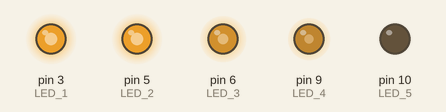
A sketch run on a simulated Arduino Uno, built with avr-gcc and run on an emulated ATmega328P. On the bench: output pins drawn as LEDs (lit = HIGH).

Above: at 0.15 s.
At 0.75 s:
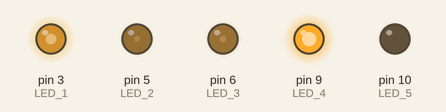
At 6.77 s:
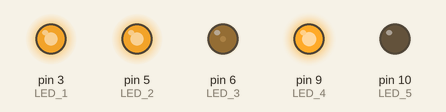
At 13.4 s:
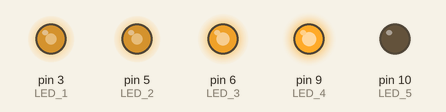
At 20.02 s:
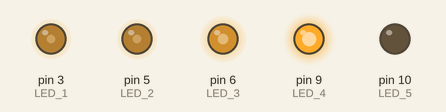
At 26.65 s:
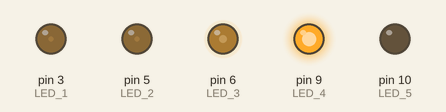
Timing chart, 0 to 26.6 s (numbered marks = the images above):
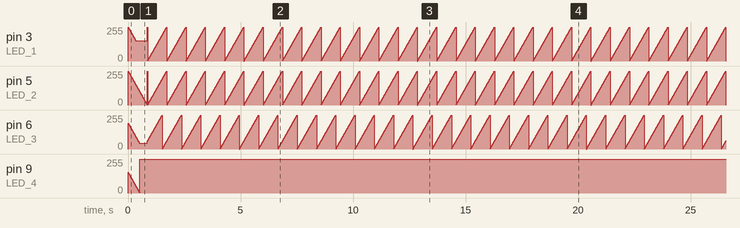

The sketch:

LED_Gas_Flame.ino
```cpp
/*
 * LED Gas Flame Effect
 *
 * This sketch mimics a natural gas flame. It is based on a Jacklyn Smith
 * Christmas Lantern purchased from Kmart. The effect looks very natural
 * behind a peice of frosted glass.
 *
 * The circuit:
 * - Ardunio Uno or Arduino Nano
 *   Inputs:
 * 	  - NONE
 *   Outputs:
 * 	  - Yellow LED attached to pin 5
 * 	  - Yellow LED attached to pin 6
 * 	  - Yellow LED attached to pin 9
 * 	  - Yellow LED attached to pin 10
 * 	  - Yellow LED attached to pin 11
 *
 * Created February, 2020
 * By Mike Risser
 */

/*
 * Here, we're going to create some variables to be used later.
 * They are declared as constants(const) since they will not change
 * value during code execution.
 */
const int Threshold_1 = 150;
const int Threshold_2 = 100;
const int Threshold_3 = 55;
const int Threshold_4 = 20;

/*
 * Assign LEDs to the appropriate pins. The pins selected are
 * all capable of PWM (Pulse Width Modulation), which will
 * allow us to vary the brightness of the attached LED.
 */
const int LED_1 = 3;
const int LED_2 = 5;
const int LED_3 = 6;
const int LED_4 = 9;
const int LED_5 = 10;

/*
 * Function: fade(int increment, int wait)
 * 		performs the bulk of the work of the sketch,
 * 		turning the LEDs on (HIGH) or off (LOW) and
 * 		setting the brightness.
 *
 * Parameter: int increment
 * 		the amount to change the fade value through
 * 		each iteration of the loop.
 *
 * Parameter: int wait
 * 		the number of milliseconds to wait before
 * 		continuing through the loop.
 */
void fade(int increment, int wait) {
	// Loop from 255 down to 0, using the specified increment, or
	// in this case decrement...
	for(int fade_value = 255; fade_value >= 0; fade_value -= increment) {
		// Send a PWM signal that effectively dims the LED
		analogWrite(LED_2, fade_value);

		// Once we reach predefined thresholds, start dimming the
		// next LED in line...
		if(fade_value > Threshold_1) {
			analogWrite(LED_1, fade_value);
		}

		// ... and the next...
		if(fade_value > Threshold_2) {
			analogWrite(LED_3, fade_value - 60);
		}

		// ... and the next...
		if(fade_value > Threshold_3) {
			analogWrite(LED_4, fade_value - 80);
		}

		// ... and the next...
		if(fade_value > Threshold_4) {
			analogWrite(LED_4, fade_value - 100);
		}

		// Wait the specified number of milliseconds, then continue back at
		// the beginning of the loop.
		//
		// We *could* use millis() or another timer here, but since
		// all we're doing is playing with LEDs, there is no need to
		delay(wait);
	}

	// This loop is the reverse of the loop above, instead of dimming
	// the LEDs, we're going to make them brighter
	for(int fade_value = 255; fade_value >= 0; fade_value += increment) {
		analogWrite(LED_2, fade_value);

		if(fade_value > Threshold_1) {
			analogWrite(LED_1, fade_value);
		}

		if(fade_value > Threshold_2) {
			analogWrite(LED_3, fade_value + 60);
		}

		if(fade_value > Threshold_3) {
			analogWrite(LED_4, fade_value + 80);
		}

		if(fade_value > Threshold_4) {
			analogWrite(LED_4, fade_value + 100);
		}

		// Again, wait the specified number of milliseconds...
		delay(wait);
	}
}

/*
 * Function: setup()
 * 		The standard, and required, setup function which runs one
 * 		time, when the sketch first starts.
 */
void setup() {
	pinMode(LED_1, OUTPUT);
	pinMode(LED_2, OUTPUT);
	pinMode(LED_3, OUTPUT);
	pinMode(LED_4, OUTPUT);
	pinMode(LED_5, OUTPUT);
}

/*
 * Function: loop()
 * 		The second of to required functions for an Arduino sketch.
 * 		The loop() function runs continually, over and over again,
 * 		while the Arduino is powered on.
 */
void loop() {
	fade(3,10);
}
```
